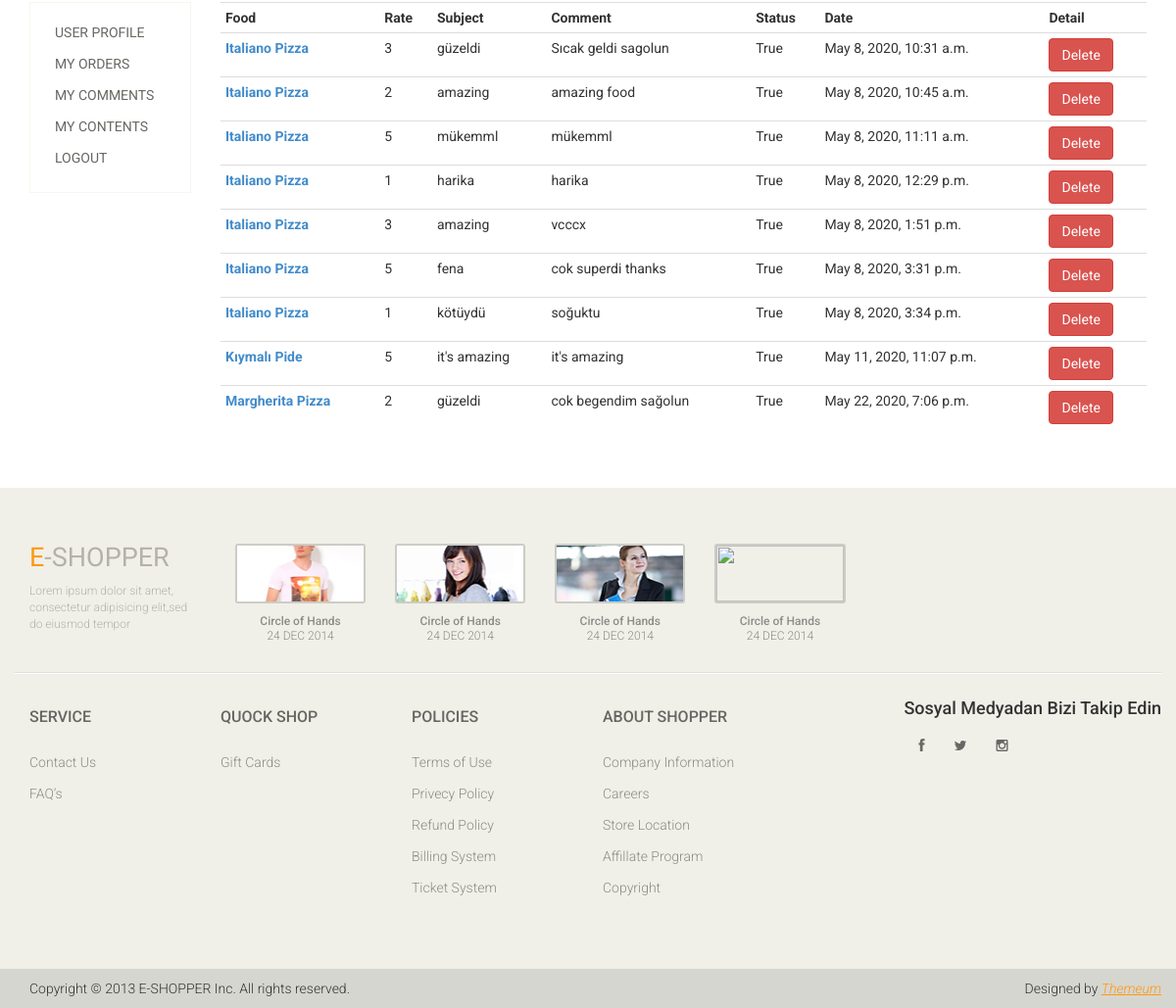
Page /user/comments/ (signed in, lower part) on the earlier database version.
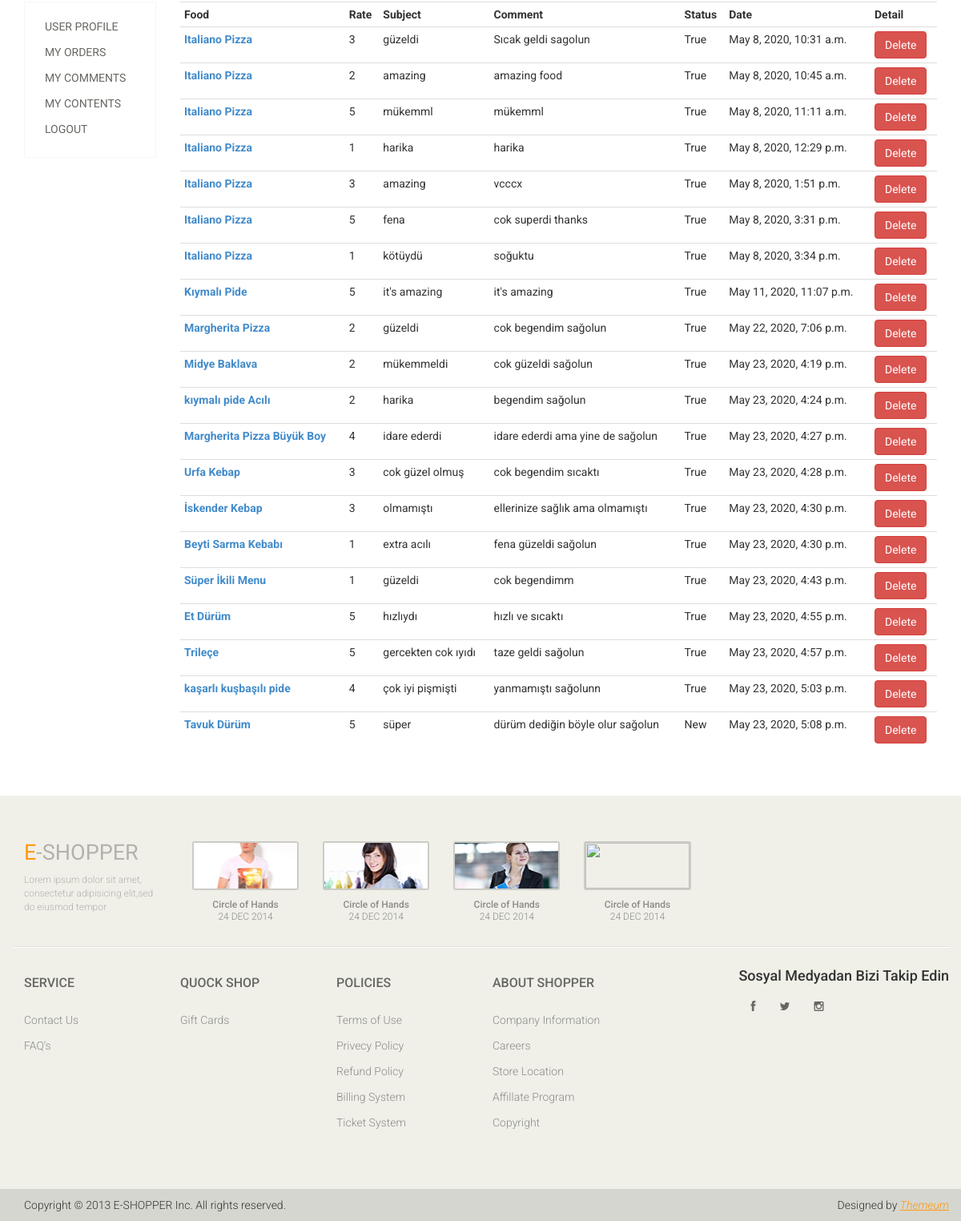
Same page on the later database version.
### food/models.py (models this page shows, shortened)
class Comment(models.Model):
    STATUS = (
        ('New', 'Yeni'),
        ('True', 'Evet'),
        ('False', 'Hayır'),
    )
    food = models.ForeignKey(Food, on_delete=models.CASCADE)
    user = models.ForeignKey(User, on_delete=models.CASCADE)
    subject = models.CharField(max_length=50)
    comment = models.TextField(max_length=200, blank=True)
    rate = models.IntegerField(blank=True)
    status = models.CharField(max_length=10, choices=STATUS,default='New')
    ip = models.CharField(blank=True,max_length=20)
    create_at = models.DateTimeField(auto_now_add=True)
    update_at = models.DateTimeField(auto_now=True)

class Food(models.Model):
    STATUS = (
        ('True', 'Evet'),
        ('False', 'Hayır'),
    )
    category = models.ForeignKey(Category, on_delete=models.CASCADE) #relation with Category table
    title = models.CharField(max_length=150)
    keywords = models.CharField(max_length=255, blank=True)
    description = models.CharField(max_length=255, blank=True)
    image = models.ImageField(blank=True, upload_to='images/')
    price = models.FloatField()
    amount = models.IntegerField()
    detail = RichTextUploadingField()
    slug = models.SlugField(null=False, unique=True)
    status = models.CharField(max_length=10, choices=STATUS)
    create_at = models.DateTimeField(auto_now_add=True)
    update_at = models.DateTimeField(auto_now=True)
    def image_tag(self):
        return mark_safe('<img src="{}" height="50"/>'.format(self.image.url))
    image_tag.short_description = 'Image'

### user/views.py (the view)
# urls.py: path('comments/', views.comments, name='comments'),
@login_required(login_url='/login')
def comments(request):
    category = Category.objects.all()
    current_user = request.user
    comments = Comment.objects.filter(user_id=current_user.id)
    context = {
        'category': category,
        'comments': comments,
    }
    return render(request, 'user_comments.html', context)

### user/templates/user_comments.html (shortened to what this page needs)
{% extends "homebase.html" %}
{% block content %}
    <div id="contact-page" class="container">
        <div class="bg">
            <div class="row">
                <div class="col-sm-2">
                    <div class="contact-form">
                        {% include "user_panel.html" %}
                    </div><br>
                </div>
                <div class="col-sm-10">
                    <table class="table table-condensed">
                        <tr class="cart_menu">
                            <th class="text-left">Food</th>
                            <th class="text-left">Rate</th>
                            <th class="text-left">Subject</th>
                            <th class="text-left">Comment</th>
                            <th class="text-left">Status</th>
                            <th class="text-left">Date</th>
                            <th class="text-left">Detail</th>
                        </tr>
                        {% for rs in comments %}
                            <tr>
                                <td class="text-left">
                                    <a href="/food/{{ rs.food_id }}/{{ rs.food.slug }}">
                                        <b>{{rs.food.title}}</b>
                                    </a>
                                </td>
                                <td class="text-left">{{rs.rate}}</td>
                                <td class="text-left">{{rs.subject}}</td>
                                <td class="text-left">{{rs.comment}}</td>
                                <td class="text-left">{{rs.status}}</td>
                                <td class="text-left">{{rs.create_at}}</td>
                                <td class="text-left"><a href="/user/deletecomment/{{ rs.id }}" onclick="return confirm('Are you sure want to delete this comment?')" type="submit" class="btn btn-danger">Delete</a></td>
                            </tr>
                        {% endfor %}
                    </table>
                    <br>
                    <br>
                </div>
            </div>
        </div>
    </div>
{% endblock %}

Differences in the rows shown:
added Comment: food "Midye Baklava", rate "2", subject "mükemmeldi", comment "cok güzeldi sağolun", status "True", create_at "May 23, 2020, 4:19 p.m."
added Comment: food "kıymalı pide Acılı", rate "2", subject "harika", comment "begendim sağolun", status "True", create_at "May 23, 2020, 4:24 p.m."
added Comment: food "Margherita Pizza Büyük Boy", rate "4", subject "idare ederdi", comment "idare ederdi ama yine de sağolun", status "True", create_at "May 23, 2020, 4:27 p.m."
added Comment: food "Urfa Kebap", rate "3", subject "cok güzel olmuş", comment "cok begendim sıcaktı", status "True", create_at "May 23, 2020, 4:28 p.m."
added Comment: food "İskender Kebap", rate "3", subject "olmamıştı", comment "ellerinize sağlık ama olmamıştı", status "True", create_at "May 23, 2020, 4:30 p.m."
added Comment: food "Beyti Sarma Kebabı", rate "1", subject "extra acılı", comment "fena güzeldi sağolun", status "True", create_at "May 23, 2020, 4:30 p.m."
added Comment: food "Süper İkili Menu", rate "1", subject "güzeldi", comment "cok begendimm", status "True", create_at "May 23, 2020, 4:43 p.m."
added Comment: food "Et Dürüm", rate "5", subject "hızlıydı", comment "hızlı ve sıcaktı", status "True", create_at "May 23, 2020, 4:55 p.m."
added Comment: food "Trileçe", rate "5", subject "gercekten cok ıyıdı", comment "taze geldi sağolun", status "True", create_at "May 23, 2020, 4:57 p.m."
added Comment: food "kaşarlı kuşbaşılı pide", rate "4", subject "çok iyi pişmişti", comment "yanmamıştı sağolunn", status "True", create_at "May 23, 2020, 5:03 p.m."
added Comment: food "Tavuk Dürüm", rate "5", subject "süper", comment "dürüm dediğin böyle olur sağolun", status "New", create_at "May 23, 2020, 5:08 p.m."
